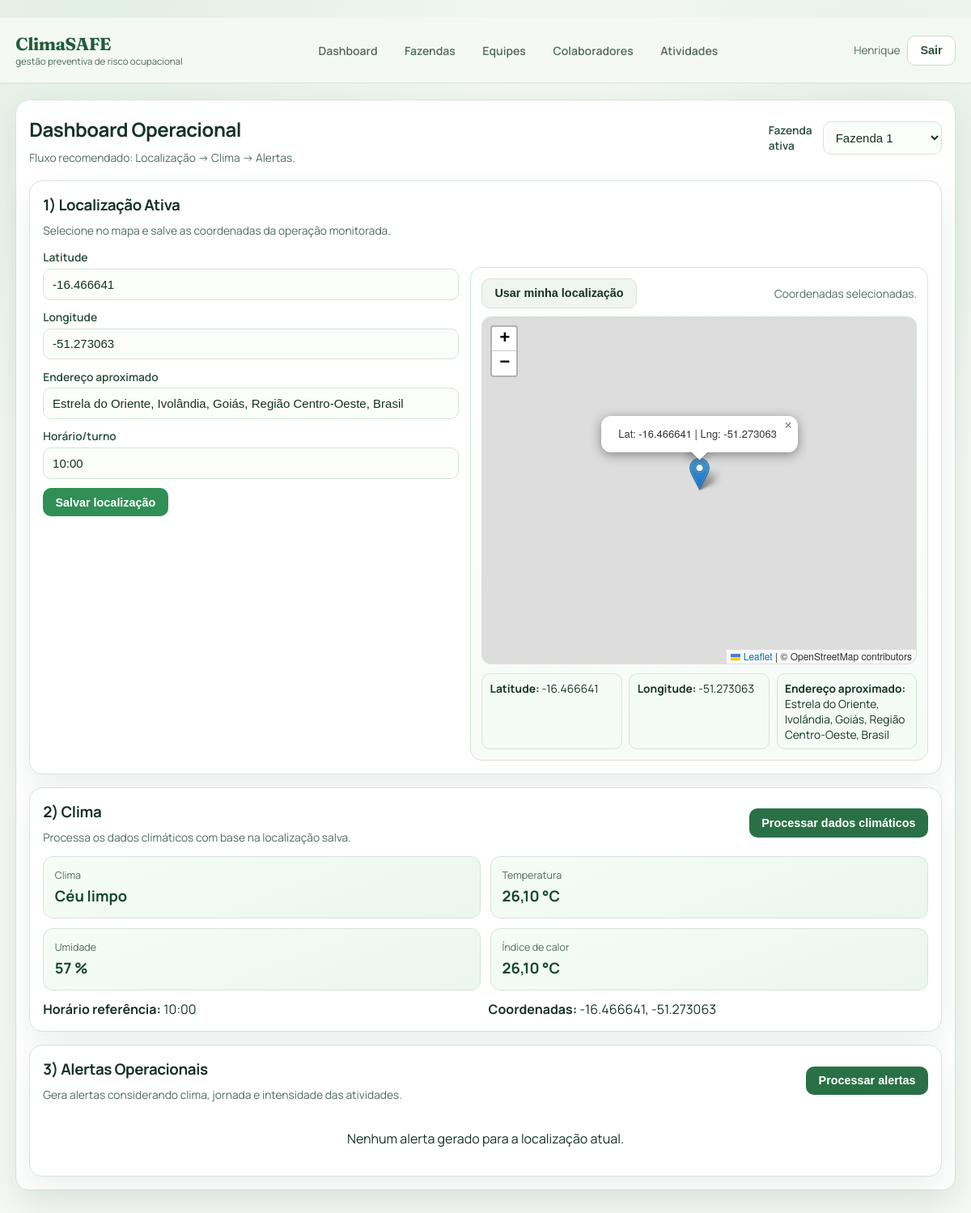
The app's page /dashboard/ (signed in), older data.
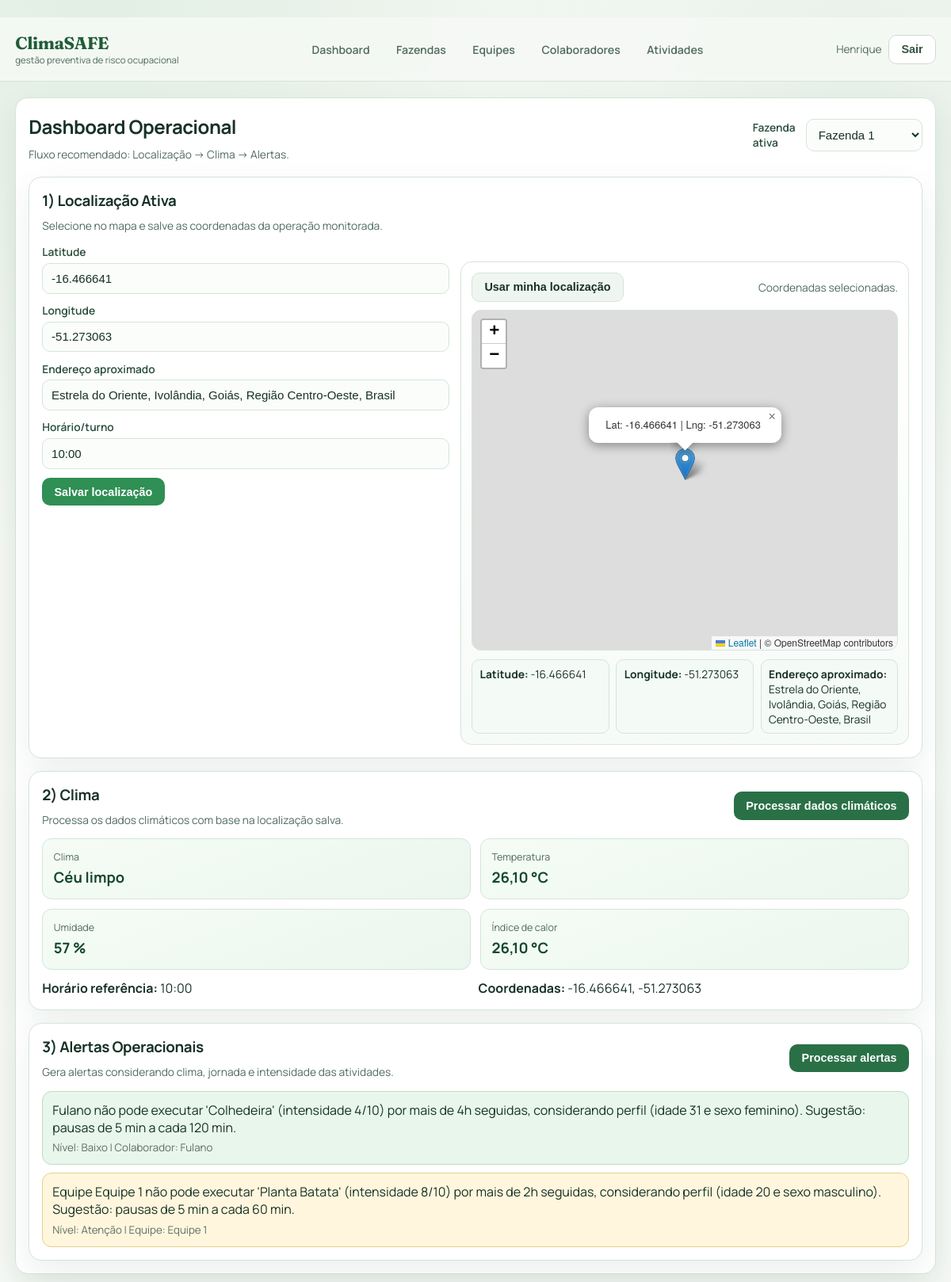
The same page, newer data.
### app/models.py (models this page shows, shortened)
class AlertaOperacional(models.Model):
    class Niveis(models.TextChoices):
        BAIXO = "baixo", "Baixo"
        ATENCAO = "atencao", "Atenção"
        ALTO = "alto", "Alto"
        CRITICO = "critico", "Crítico"
    localizacao = models.ForeignKey(Localizacao, on_delete=models.CASCADE, related_name="alertas")
    colaborador = models.ForeignKey(
        Colaborador,
        on_delete=models.CASCADE,
        null=True,
        blank=True,
        related_name="alertas",
    )
    equipe = models.ForeignKey(
        Equipe,
        on_delete=models.CASCADE,
        null=True,
        blank=True,
        related_name="alertas",
    )
    texto = models.TextField()
    nivel = models.CharField(max_length=10, choices=Niveis.choices)
    criado_em = models.DateTimeField(auto_now_add=True)
    class Meta:
        ordering = ["-criado_em"]

class Colaborador(models.Model):
    class Sexos(models.TextChoices):
        MASCULINO = "masculino", "Masculino"
        FEMININO = "feminino", "Feminino"
        OUTRO = "outro", "Outro"
        NAO_INFORMADO = "nao_informado", "Prefiro não informar"
    fazenda = models.ForeignKey(Fazenda, on_delete=models.CASCADE, related_name="colaboradores")
    equipe = models.ForeignKey(
        Equipe,
        on_delete=models.SET_NULL,
        null=True,
        blank=True,
        related_name="colaboradores",
    )
    nome = models.CharField(max_length=120)
    idade = models.PositiveSmallIntegerField(
        default=30,
        validators=[MinValueValidator(14), MaxValueValidator(100)],
    )
    sexo = models.CharField(
        max_length=20,
        choices=Sexos.choices,
        default=Sexos.NAO_INFORMADO,
    )
    detalhes_extras = models.TextField(
        blank=True,
        default="",
        help_text="Informe doencas, fatores psicologicos e outros cuidados relevantes do colaborador.",
    )
    jornada_horas = models.PositiveSmallIntegerField(
        default=8,
        validators=[MinValueValidator(1), MaxValueValidator(24)],
    )
    class Meta:
        ordering = ["nome"]
        unique_together = ("fazenda", "nome")

class Equipe(models.Model):
    fazenda = models.ForeignKey(Fazenda, on_delete=models.CASCADE, related_name="equipes")
    nome = models.CharField(max_length=120)
    class Meta:
        ordering = ["nome"]
        unique_together = ("fazenda", "nome")

### app/views.py (the view)
# urls.py: path("dashboard/", views.DashboardView.as_view(), name="dashboard"),
class DashboardView(LoginRequiredMixin, TemplateView):
    template_name = "dashboard.html"
    @staticmethod
    def _format_coord(value):
        if value is None:
            return ""
        return f"{value:.6f}"
    def get_context_data(self, **kwargs):
        context = super().get_context_data(**kwargs)
        fazendas = Fazenda.objects.filter(usuario=self.request.user)
        fazenda_id = self.request.GET.get("fazenda") or self.request.session.get("fazenda_ativa_id")
        fazenda_ativa = fazendas.filter(id=fazenda_id).first() if fazenda_id else fazendas.first()
        if fazenda_ativa:
            self.request.session["fazenda_ativa_id"] = fazenda_ativa.id
        localizacao = Localizacao.objects.filter(fazenda=fazenda_ativa).first() if fazenda_ativa else None
        alertas = (
            AlertaOperacional.objects.filter(localizacao=localizacao)
            if localizacao
            else AlertaOperacional.objects.none()
        )
        latitude_value = self._format_coord(localizacao.latitude) if localizacao else ""
        longitude_value = self._format_coord(localizacao.longitude) if localizacao else ""
        context.update(
            {
                "fazendas": fazendas,
                "fazenda_ativa": fazenda_ativa,
                "localizacao": localizacao,
                "latitude_value": latitude_value,
                "longitude_value": longitude_value,
                "alertas": alertas,
                "map_tile_url": getattr(
                    settings, "MAP_TILE_URL", "https://tile.openstreetmap.org/{z}/{x}/{y}.png"
                ),
            }
        )
        return context

### app/templates/dashboard.html (shortened to what the changed rows need)
﻿{% extends 'base.html' %}
{% load static %}
{% block extra_head %}
<link rel="stylesheet" href="https://unpkg.com/leaflet@1.9.4/dist/leaflet.css" />
<link rel="stylesheet" href="{% static 'maps/css/location-picker.css' %}">
{% endblock %}
{% block content %}
<section class="panel">
    {% if fazendas %}
    <div class="section-head">
        <div>
            <h2>Dashboard Operacional</h2>
        </div>
    </div>
    <div class="dashboard-sections">
                    {% url 'api-location-select' as location_select_endpoint %}
        <section class="panel dash-section">
            {% if alertas %}
                <div class="alert-list">
                    {% for alerta in alertas %}
                        <article class="alert-card nivel-{{ alerta.nivel }}">
                            <p>{{ alerta.texto }}</p>
                            <small>
                                Nível: {{ alerta.get_nivel_display }} |
                                {% if alerta.equipe %}Equipe: {{ alerta.equipe.nome }}{% endif %}
                                {% if alerta.colaborador %}Colaborador: {{ alerta.colaborador.nome }}{% endif %}
                            </small>
                        </article>
                    {% endfor %}
                </div>
            {% else %}
                <div class="empty-state">
                    <p>Nenhum alerta gerado para a localização atual.</p>
                </div>
            {% endif %}
        </section>
    </div>
    {% else %}
    <div class="empty-state">
        <h3>Nenhuma fazenda cadastrada</h3>
        <p class="hint">Cadastre sua primeira fazenda para iniciar o monitoramento.</p>
        <a href="{% url 'fazenda_create' %}" class="btn">Nova fazenda</a>
    </div>
    {% endif %}
</section>
{% endblock %}

Row changes from the older to the newer data that the page shows:
added AlertaOperacional: texto "Fulano não pode executar 'Colhedeira' (intensidade 4/10) por mais de 4h seguidas, considerando perfil (idade 31 e sexo feminino). Sugestão: pausas de 5 min a cada 120 min.", nivel "Baixo", colaborador.nome "Fulano"
added AlertaOperacional: texto "Equipe Equipe 1 não pode executar 'Planta Batata' (intensidade 8/10) por mais de 2h seguidas, considerando perfil (idade 20 e sexo masculino). Sugestão: pausas de 5 min a cada 60 min.", nivel "Atenção", equipe.nome "Equipe 1"
Text that changed along with them:
text no longer shown: "Nenhum alerta gerado para a localização atual."
